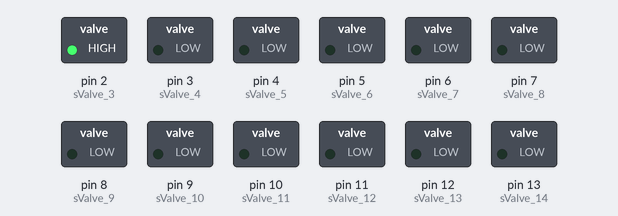
This sketch was run on a simulated Arduino Uno, built with avr-gcc and run on an emulated ATmega328P. Shown: switched loads named in the sketch (green lamp = pin HIGH). Dashed ring = blinking. What the sketch prints to the serial monitor is not drawn.

Above: at 0.5 s.
Timing chart, 0 to 4.6 s (numbered marks = the images above):
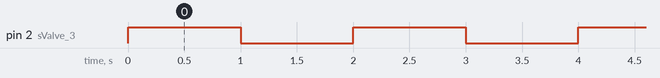

Measured:
- by itself, pin 2 (sValve_3): alternates HIGH for 1.0 s and LOW for 1.0 s

The sketch:

solTest.ino
```cpp
int sValve_1 = 0;
int sValve_2 = 1;
int sValve_3 = 2;
int sValve_4 = 3;
int sValve_5 = 4;
int sValve_6 = 5;
int sValve_7 = 6;
int sValve_8 = 7;
int sValve_9 = 8;
int sValve_10 = 9;
int sValve_11 = 10;
int sValve_12 = 11;
int sValve_13 = 12;
int sValve_14 = 13;

int delayMill = 1000;

void setup() {

  Serial.begin(9600);

  pinMode(sValve_1, OUTPUT);
  pinMode(sValve_2, OUTPUT);
  pinMode(sValve_3, OUTPUT);
  pinMode(sValve_4, OUTPUT);
  pinMode(sValve_5, OUTPUT);
  pinMode(sValve_6, OUTPUT);
  pinMode(sValve_7, OUTPUT);
  pinMode(sValve_8, OUTPUT);
  pinMode(sValve_9, OUTPUT);
  pinMode(sValve_10, OUTPUT);
  pinMode(sValve_11, OUTPUT);
  pinMode(sValve_12, OUTPUT);
  pinMode(sValve_13, OUTPUT);
  pinMode(sValve_14, OUTPUT);


}


void loop() {

//    digitalWrite(sValve_1, LOW);
//    Serial.print("1 on");
//    Serial.println();
//    digitalWrite(sValve_1, HIGH);
//    delay(delayMill);
//    digitalWrite(sValve_1, LOW);
//    delay(delayMill);
//
//    digitalWrite(sValve_2, LOW);
//    Serial.print("2 on");
//    Serial.println();
//    digitalWrite(sValve_2, HIGH);
//    delay(delayMill);
//    digitalWrite(sValve_2, LOW);
//    delay(delayMill);

    digitalWrite(sValve_3, LOW);
    Serial.print("3 on");
    Serial.println();
    digitalWrite(sValve_3, HIGH);
    delay(delayMill);
    digitalWrite(sValve_3, LOW);
    delay(delayMill);

//    digitalWrite(sValve_4, LOW);
//    Serial.print("4 on");
//    Serial.println();
//    digitalWrite(sValve_4, HIGH);
//    delay(delayMill);
//    digitalWrite(sValve_4, LOW);
//    delay(delayMill);
//
//    digitalWrite(sValve_5, LOW);
//    Serial.print("5 on");
//    Serial.println();
//    digitalWrite(sValve_5, HIGH);
//    delay(delayMill);
//    digitalWrite(sValve_5, LOW);
//    delay(delayMill);
//
//    digitalWrite(sValve_6, LOW);
//    Serial.print("6 on");
//    Serial.println();
//    digitalWrite(sValve_6, HIGH);
//    delay(delayMill);
//    digitalWrite(sValve_6, LOW);
//    delay(delayMill);
//
//    digitalWrite(sValve_7, LOW);
//    Serial.print("7 on");
//    Serial.println();
//    digitalWrite(sValve_7, HIGH);
//    delay(delayMill);
//    digitalWrite(sValve_7, LOW);
//    delay(delayMill);
//
//    digitalWrite(sValve_8, LOW);
//    Serial.print("8 on");
//    Serial.println();
//    digitalWrite(sValve_8, HIGH);
//    delay(delayMill);
//    digitalWrite(sValve_8, LOW);
//    delay(delayMill);

//    digitalWrite(sValve_9, LOW);
//    Serial.print("9 on");
//    Serial.println();
//    digitalWrite(sValve_9, HIGH);
//    delay(delayMill);
//    digitalWrite(sValve_9, LOW);
//    delay(delayMill);
//
//    digitalWrite(sValve_10, LOW);
//    Serial.print("10 on");
//    Serial.println();
//    digitalWrite(sValve_10, HIGH);
//    delay(delayMill);
//    digitalWrite(sValve_10, LOW);
//    delay(delayMill);
//
//    digitalWrite(sValve_11, LOW);
//    Serial.print("11 on");
//    Serial.println();
//    digitalWrite(sValve_11, HIGH);
//    delay(delayMill);
//    digitalWrite(sValve_11, LOW);
//    delay(delayMill);
//
//    digitalWrite(sValve_12, LOW);
//    Serial.print("12 on");
//    Serial.println();
//    digitalWrite(sValve_12, HIGH);
//    delay(delayMill);
//    digitalWrite(sValve_12, LOW);
//    delay(delayMill);
//
//    digitalWrite(sValve_13, LOW);
//    Serial.print("13 on");
//    Serial.println();
//    digitalWrite(sValve_13, HIGH);
//    delay(delayMill);
//    digitalWrite(sValve_13, LOW);
//    delay(delayMill);
//
//    digitalWrite(sValve_14, LOW);
//    Serial.print("14 on");
//    Serial.println();
//    digitalWrite(sValve_14, HIGH);
//    delay(delayMill);
//    digitalWrite(sValve_14, LOW);
//    delay(delayMill);
}
```
